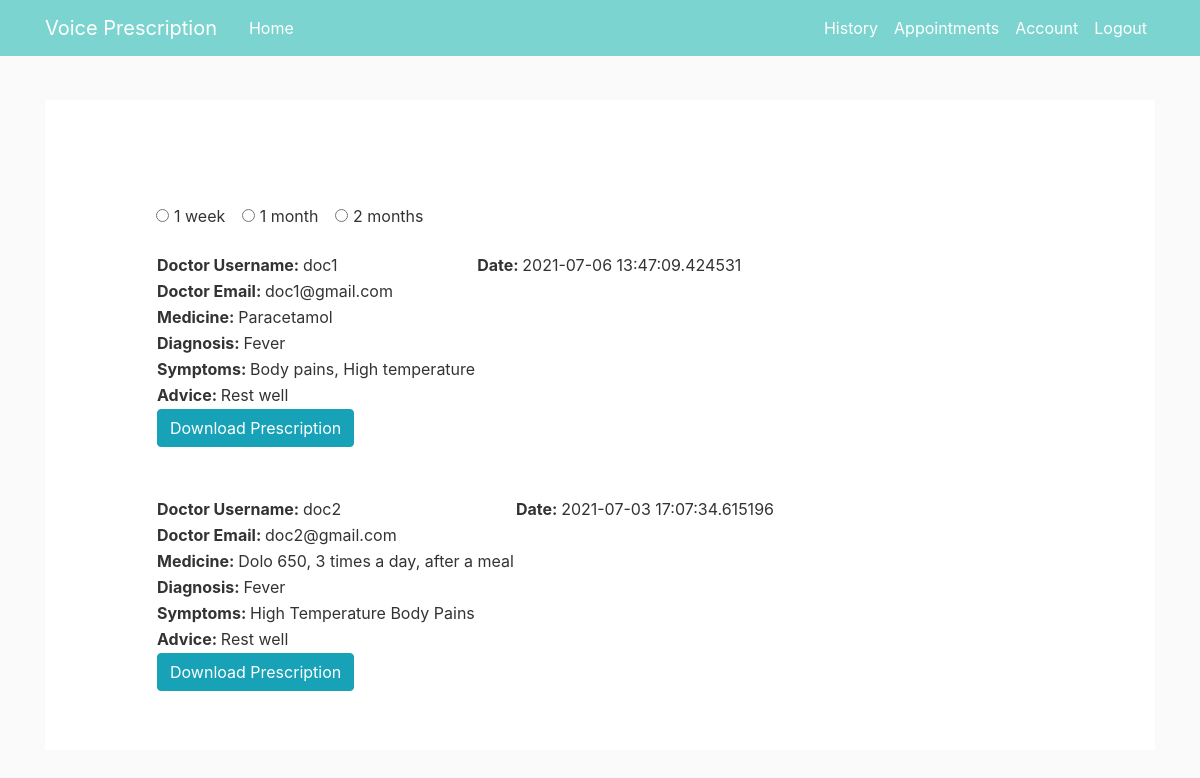
The app's page /history (signed in), older data.
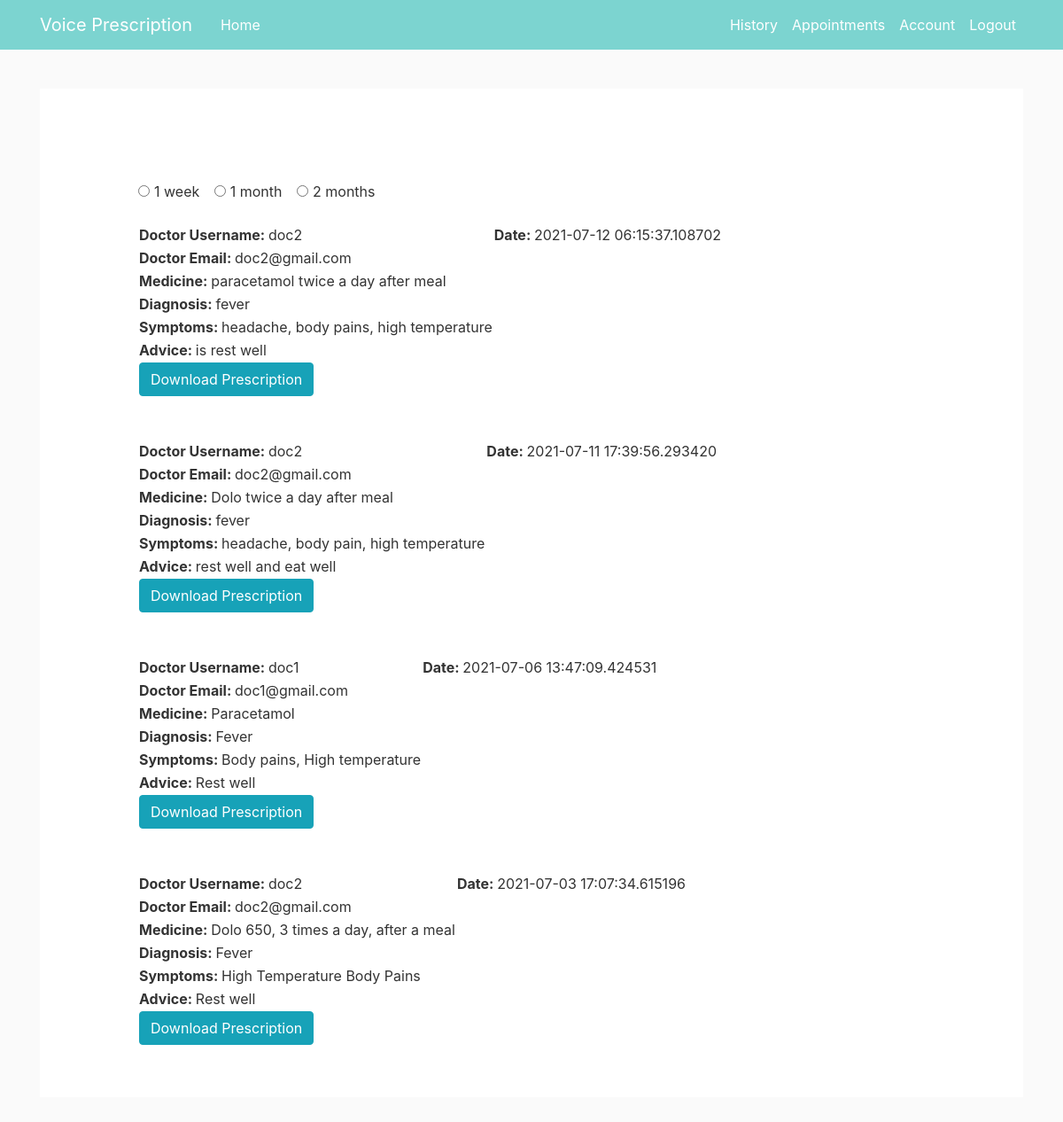
The same page, newer data.
### voiceprescription/models.py (models this page shows, shortened)
class Prescriptions(db.Model):
    id = db.Column(db.Integer, primary_key=True)
    patient_id = db.Column(db.Integer, db.ForeignKey('user.id'))
    doctor_id = db.Column(db.Integer, db.ForeignKey('user.id'))
    patient_name = db.Column(db.String(30), nullable=False)
    age = db.Column(db.Integer, nullable=False)
    appointment_id = db.Column(db.Integer, db.ForeignKey('appointments.id'))
    date_and_time = db.Column(db.DateTime, nullable=False, default=datetime.utcnow)
    prescription = db.Column(db.String(150), nullable=False)
    diagnosis = db.Column(db.String(150), nullable=False)
    symptoms = db.Column(db.String(150), nullable=False)
    advice = db.Column(db.String(150), nullable=False)
    sign = db.Column(db.String(30), nullable=False)
    doctor = relationship("User", foreign_keys=[doctor_id])
    patient = relationship("User", foreign_keys=[patient_id])
    appointments = relationship("Appointments", foreign_keys=[appointment_id])

class User(db.Model, UserMixin):
    id = db.Column(db.Integer, primary_key=True)
    username = db.Column(db.String(20), unique=True, nullable=False)
    email = db.Column(db.String(120), unique=True, nullable=False)
    image_file = db.Column(db.String(20), nullable=False, default='default.jpg')
    type = db.Column(db.String(2), nullable=False, default='p')
    password = db.Column(db.String(60), nullable=False)

### voiceprescription/routes.py (the view)
@app.route('/history')
def history():
    if current_user.type=='p':
        patient_pres = Prescriptions.query.filter_by(patient_id=current_user.id).order_by(Prescriptions.date_and_time.desc()).all()
        return render_template('displayprescriptions.html', prescriptions=patient_pres)
    else:
        doctor_pres = Prescriptions.query.filter_by(doctor_id=current_user.id).order_by(Prescriptions.date_and_time.desc()).all()
        return render_template('displayprescriptions.html', prescriptions=doctor_pres)

### voiceprescription/models.py (called while the page is built)
@login_manager.user_loader
def load_user(user_id):
    return User.query.get(int(user_id))

### voiceprescription/templates/displayprescriptions.html (shortened to what this page needs)
{% extends "layout.html" %}
{% block content %}
<div class="content padL10per">
    <div class="padTB24"></div>
    <form action="">
        <div class="form-check form-check-inline">
            <input class="form-check-input" type="radio" name="inlineRadioOptions" id="inlineRadio1" value="option1">
            <label class="form-check-label" for="inlineRadio1">1 week</label>
        </div>
        <div class="form-check form-check-inline">
            <input class="form-check-input" type="radio" name="inlineRadioOptions" id="inlineRadio1" value="option1">
            <label class="form-check-label" for="inlineRadio1">1 month</label>
        </div>
        <div class="form-check form-check-inline">
            <input class="form-check-input" type="radio" name="inlineRadioOptions" id="inlineRadio1" value="option1">
            <label class="form-check-label" for="inlineRadio1">2 months</label>
        </div>
    </form>
    <br>
    {% for prescription in prescriptions %}
    <table>
        <caption></caption>
        <tbody>
            {% if current_user.type == 'p' %}
            <tr>
                <td><strong>Doctor Username: </strong>{{prescription.doctor.username}}</td>
                <td><strong>Date: </strong>{{prescription.date_and_time}}</td>
            </tr>
            <tr>
                <td><strong>Doctor Email: </strong>{{prescription.doctor.email}}</td>
            </tr>
            {% endif %}
            <tr>
                <td><strong>Medicine: </strong>{{prescription.prescription}}</td>
            </tr>
            <tr>
                <td><strong>Diagnosis: </strong>{{prescription.diagnosis}}</td>
            </tr>
            <tr>
                <td><strong>Symptoms: </strong>{{prescription.symptoms}}</td>
            </tr>
            <tr>
                <td><strong>Advice: </strong>{{prescription.advice}}</td>
            </tr>
            <tr>
                <td><a href="{{ url_for('get_pres', prescription_id=prescription.id) }}" class="btn btn-info" target="_blank">Download Prescription</a></td>
            </tr>
        </tbody>
    </table>
    <br />
    {% endfor %}
</div>
{% endblock content %}

Row changes from the older to the newer data that the page shows:
added Prescriptions: doctor.username "doc2", date_and_time "2021-07-12 06:15:37.108702", doctor.email "doc2@gmail.com", prescription "paracetamol twice a day after meal", diagnosis "fever", symptoms "headache, body pains, high temperature", advice "is rest well"
added Prescriptions: doctor.username "doc2", date_and_time "2021-07-11 17:39:56.293420", doctor.email "doc2@gmail.com", prescription "Dolo twice a day after meal", diagnosis "fever", symptoms "headache, body pain, high temperature", advice "rest well and eat well"
